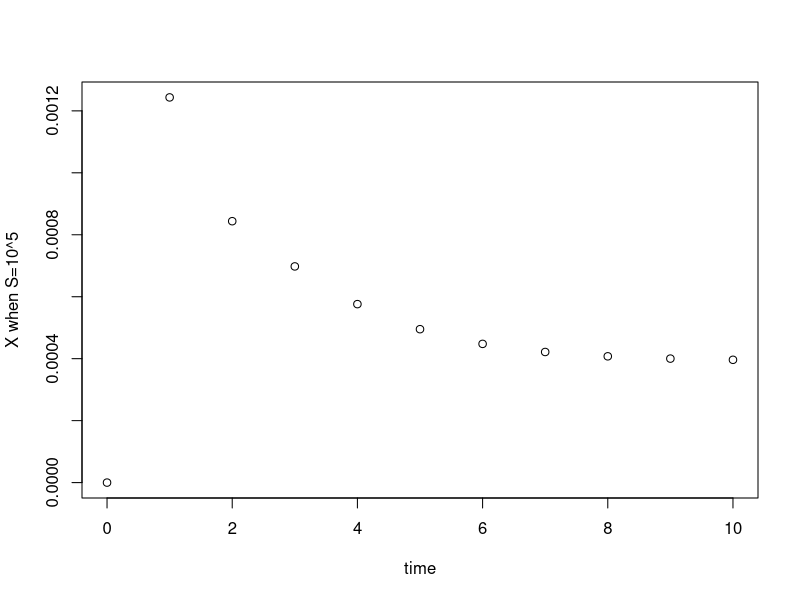

Write the R code that produced this figure.
library(deSolve)

#i = initial values of state variables 
i<-c(x=0,y=0,z=0)

#times = time sequence for output
time<-seq(0,10,by=1)

#function that computes values of derivatives in the system
togglefunc<-function(time,state,pars){
 x<-state[1]
 y<-state[2]
 z<-state[3]
 #x<-(ax+bx*S)/(1+S+(z/zx)^nzx)
 #y<-(ay+by*S)/(1+S+(x/xy)^nxy)/dely
 #z<-1/(1+(x/xz)^nxz+(y/yz)^nyz)/delz
  
  dxdt=(ax+bx*S)/(1+S+(z/zx)^nzx)-x
  dydt=(ay+by*S)/(1+S+(x/xy)^nxy)-dely*y
  dzdt=1/(1+(x/xz)^nxz+(y/yz)^nyz)-delz*z
  
  return(list(c(dxdt,dydt,dzdt)))
  }

#set parameters
pars<-c(  S<-10^5,
          ax<-3.9*10^-2,
          ay<-4.3*10^-3,
          bx<-6.1,
          by<-5.7,
          dely<-1.05,
          delz<-1.04,
          zx<-1.3*10^-5,
          yz<-11*10^-3,
          xz<-12*10^-2,
          xy<-7.9*10^-4,
          nzx<-2.32,
          nxy<-2,
          nxz<-2,
          nyz<-2)

#run solver
out<-ode(i,time,togglefunc)

#plot
#plot(x=out[1:11],y=out[12:22],xlab='time',ylab='X when S=0.02')
#plot(x=out[1:11],y=out[23:33],xlab='time',ylab='X when S=10')
plot(x=out[1:11],y=out[34:44],xlab='time',ylab='X when S=10^5')
